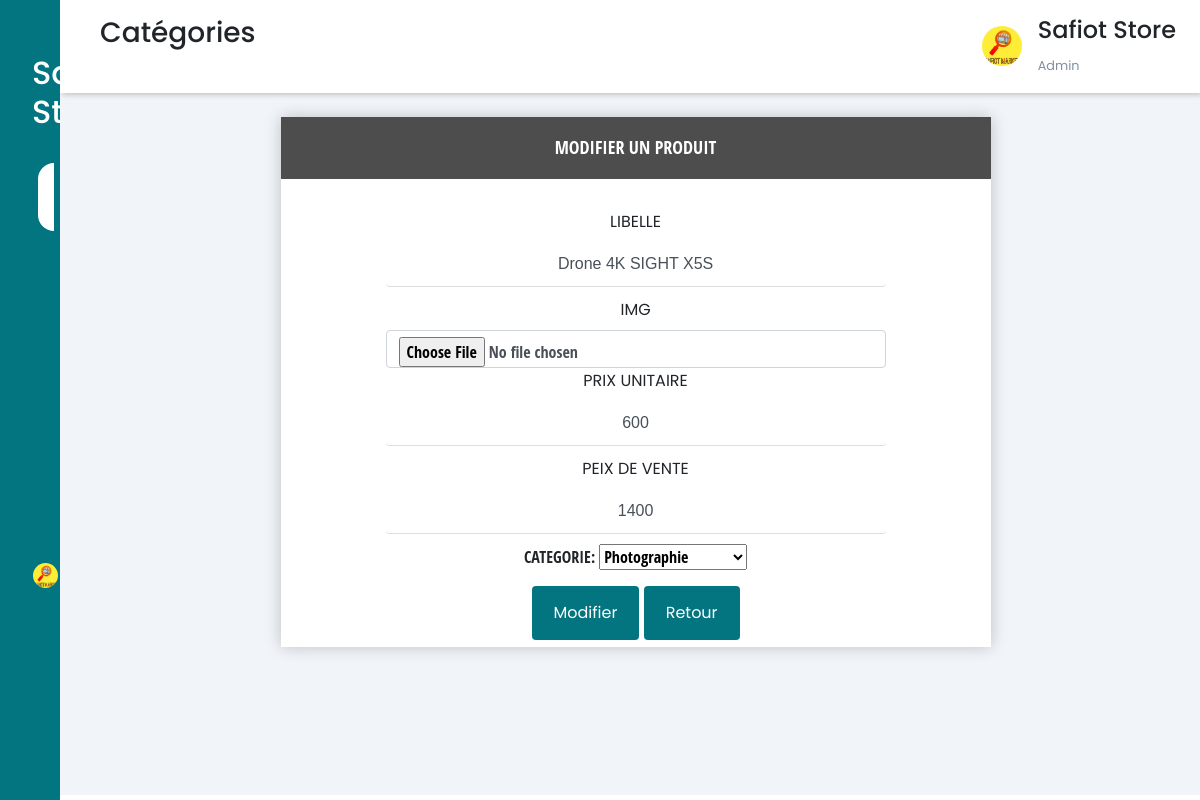
Screenshot of /home/updateproduit.php?refp=1 (signed in) with the database file from the repository.
### tables this page shows
CREATE TABLE IF NOT EXISTS `produit` (
  `refp` int(50) NOT NULL AUTO_INCREMENT,
  `libelle` varchar(100) NOT NULL,
  `image` varchar(255) NOT NULL,
  `prixu` int(50) NOT NULL,
  `stock` int(50) NOT NULL,
  `prixv` int(50) NOT NULL,
  `id` int(50) NOT NULL,
  PRIMARY KEY (`refp`),
  KEY `id` (`id`)
);

### home/updateproduit.php (the view, shortened to what this page needs)
 <?php
  require "db_conn.php";
  $refp=$_GET['refp'];
   $stmt=$conn->query("select * from produit where refp='".$refp."'");
        while($cat=$stmt->fetch()){
            $libelle=$cat['libelle'];
            $prixu=$cat['prixu'];
            $prixv=$cat['prixv'];
        }
        ?>
<!DOCTYPE html>
<html lang="en">
<head>
    <link rel="stylesheet" href="https://maxst.icons8.com/vue-static/landings/line-awesome/line-awesome/1.3.0/css/line-awesome.min.css">
    <link rel="stylesheet" href="bootstrap.min.css">
  <link rel="stylesheet" href="style1.css">
  <link rel="stylesheet" href="stylebut.css">
    <link rel="stylesheet" href="styleinsertprod.css">
</head>
<body>
    <div class="sidebar">
        <div class="sidebar-brand">
            <h2>
                <span>Safiot Store</span>
            </h2>
        </div>
        <div class="sidebar-menu">
            <ul>
                <li>
                    <a href="/home/index1.html">
                        <span class="las la-igloo"></span>
                    </a>
                </li>
                <li>
                    <a href="http://localhost/projetweb/home/indexcat.php" class="active">
                        <span class="lab la-buromobelexperte"></span>
                        <span>Catégories</span></a>
                </li>
                <li>
                    <a href="/home/indexprod.html">
                        <span class="las la-box"></span>
                        <span>Produits</span></a>
                </li>
                <li>
                    <a href="/home/indexcom.html">
                        <span class="las la-shopping-cart"></span>
                        <span>Commandes</span></a>
                </li>
                <li>
                    <a href="/home/indexcli.html">
                        <span class="las la-users"></span>
                        <span>Clients</span></a>
                </li>
                <li>
                    <a href="/home/indexfou.html">
                        <span class="las la-address-card"></span>
                        <span>Fournisseurs</span></a>
                </li>
                <li>
                    <a href="/home/indexappr.html">
                        <span class="las la-shipping-fast"></span>
                        <span>Approvisionnements</span></a>
                </li>
                <li>
                    <div class="navigation">
                        <a class="button" href="logout.php">
                            <img class="imgg" src="/home/img/safiot.jpg">
                        </a>
                    </div>
                </li>
            </ul>
        </div>
    </div>
    <div class="main-content">
        <header>
            <h3>
                <label for="nav-toggle">
                    <span class="las la-bars"></span>
                </label>Catégories
            </h3>
            <div class="user-wrapper">
                <img src="/home/img/safiot.jpg" width="40px" height="40px" alt=" ">
                <div>
                    <h4>Safiot Store </h4>
                    <small>Admin</small>
                </div>
            </div>
        </header>
        <main>
                <div class="form-style-8" style="width:710px;" >
                    <h2>Modifier Un produit</h2>
<form enctype="multipart/form-data" class=" mx-auto "  style="width:500px;" method="POST">
    <div class="form-group mx-auto " style="width:500px;">
        <label for="exampleInputEmail1">libelle</label>
        <input type="text" class="form-control" name="libelle" value="<?php echo $libelle?>" aria-describedby="emailHelp">
        <label for="exampleInputEmail1">img</label>
        <input type="file" class="form-control" name="image" >
        <label for="exampleInputEmail1">prix unitaire</label>
        <input type="text" class="form-control" name="prixu" value="<?php echo $prixu?>" aria-describedby="emailHelp">
        <label for="exampleInputEmail1">peix de vente</label>
        <input type="text" class="form-control" name="prixv" value="<?php echo $prixv?>"  aria-describedby="emailHelp">
        categorie: <select name="nomcat"  value="<?php echo $nomcat?>" id="" >
        <?php
                $result=$conn->query("SELECT * FROM `categorie`");
                 while ($row = $result->fetch(PDO::FETCH_NUM)) {
                 print "<option>".$row[1]."</option>";
                 }
        ?>
         </select>
    </div>
    <button type="submit" name="submit" class="btn  btn-primary">Modifier</button>
    <a href="http://localhost/projetweb/home/indexprod.php" class="btn  btn-primary">Retour</a>
</form>
                </div>
            </div>
</body>
</html>
</html>

### home/style1.css (style rules this page uses)
:root { --main-color: #027581; --color-dark: #1D2231; --text-grey: #8390A2; }
* { font-family: 'Poppins', sans-serif; margin: 0; padding: 0; text-decoration: none; list-style-type: none; box-sizing: border-box; }
.sidebar { height: 100%; width: 345 px; position: fixed; left: 0; top: 0; z-index: 100; background: var(--main-color); color: #fff; overflow-y: auto; transition: width 300ms; }
.sidebar-brand { height: 90px; padding: 1rem 0rem 1rem 2rem; color: #fff; }
.sidebar-brand span { display: inline-block; padding-right: 1rem; }
.sidebar-menu { margin-top: 1rem; }
.sidebar-menu li { width: 100%; margin-bottom: 1.3rem; padding-left: 2rem; }
.sidebar-menu a { display: block; color: #fff; font-size: 1.1rem; }
.sidebar-menu a.active { background: #fff; padding-top: 1rem; padding-bottom: 1rem; color: var(--main-color); border-radius: 30px 0px 0px 30px; }
.sidebar-menu a span:first-child { font-size: 1.5rem; padding-right: 1rem; }
.main-content { transition: margin-left 300ms; margin-left: 240px; }
header { background: #fff; display: flex; justify-content: space-between; padding: 1rem 1.5rem; box-shadow: 2px 2px 5px rgba(0, 0, 0, 0.2); position: fixed; left: 260px; width: calc(100% - 240px); top: 0; z-index: 100; transition: left 300ms; }
header label span { font-size: 1.7rem; padding-right: 1rem; }
.user-wrapper { display: flex; align-items: center; }
.user-wrapper img { border-radius: 50%; margin-right: 1rem; }
.user-wrapper small { display: inline-block; color: var(--text-grey); }
main { margin-top: 85px; padding: 2rem 1.5rem; background: #f1f5f9; min-height: calc(100vh - 90px); }
.btn-primary { color: var(--main-color); background-color: var(--main-color); border-color: var(--main-color); }
@media only screen and (max-width: 1200px) { .sidebar { width: 60px; z-index: 150; } }
@media only screen and (max-width: 1200px) { .sidebar .sidebar-header, .sidebar li { display: flex; justify-content: center; } }
@media only screen and (max-width: 1200px) { .main-content { margin-left: 60px; } }
@media only screen and (max-width: 1200px) { .main-content header { left: 60px; width: calc(100% - 60px); } }

### home/stylebut.css (style rules this page uses)
:root { --main-color: #027581; --color-dark: #1D2231; --text-grey: #8390A2; }
.navigation { width: 100%; }
img.imgg { width: 25px; border-radius: 50px; float: left; }
.button { text-decoration: none; float: right; padding: 12px; margin: 15px; margin-right: 49%; width: 25px; background-color: var(--main-color); transition: width .35ms; -webkit-transition: width .35ms; overflow-wrap: normal; }
.button { text-decoration: none; }

### home/styleinsertprod.css (style rules this page uses)
:root { --main-color: #027581; --color-dark: #1D2231; --text-grey: #8390A2; }
* { font-family: 'Poppins', sans-serif; margin: 0; padding: 0; text-decoration: none; list-style-type: none; box-sizing: border-box; }
.form-style-8 { text-align: center; align-content: center; font-family: 'Open Sans Condensed', arial, sans; width: 500px; height: 530px; padding: 30px; background: #FFFFFF; margin-left: 18%; margin-bottom: -5%; box-shadow: 0px 0px 15px rgba(0, 0, 0, 0.22); -moz-box-shadow: 0px 0px 15px rgba(0, 0, 0, 0.22); -webkit-box-shadow: 0px 0px 15px rgba(0, 0, 0, 0.22); }
.form-style-8 h2, .form-style-8cli h2, .form-style-8four h2 { text-align: center; background: #4D4D4D; text-transform: uppercase; font-family: 'Open Sans Condensed', sans-serif; color: #fff; font-size: 18px; font-weight: 100; padding: 20px; margin: -30px -30px 30px -30px; }
.form-style-8 input[type="text"], .form-style-8cli input[type="text"], .form-style-8four input[type="text"] { text-align: center; box-sizing: border-box; -webkit-box-sizing: border-box; -moz-box-sizing: border-box; outline: none; display: block; width: 100%; padding: 7px; border: none; border-bottom: 1px solid #ddd; background: transparent; margin-bottom: 10px; font: 16px Arial, Helvetica, sans-serif; height: 45px; }
.btn-primary, a sspan { background-color: var(--main-color); border: none; color: white; padding: 15px 22px; text-align: center; text-decoration: none; display: inline-block; font-size: 16px; }
div.form-group.mx-auto, .POST { text-transform: uppercase; font-family: 'Open Sans Condensed', sans-serif; }

### rows the page displays
produit: libelle "Drone 4K SIGHT X5S", prixu "600", prixv "1400"

### other values shown
form field nomcat "Photographie"
